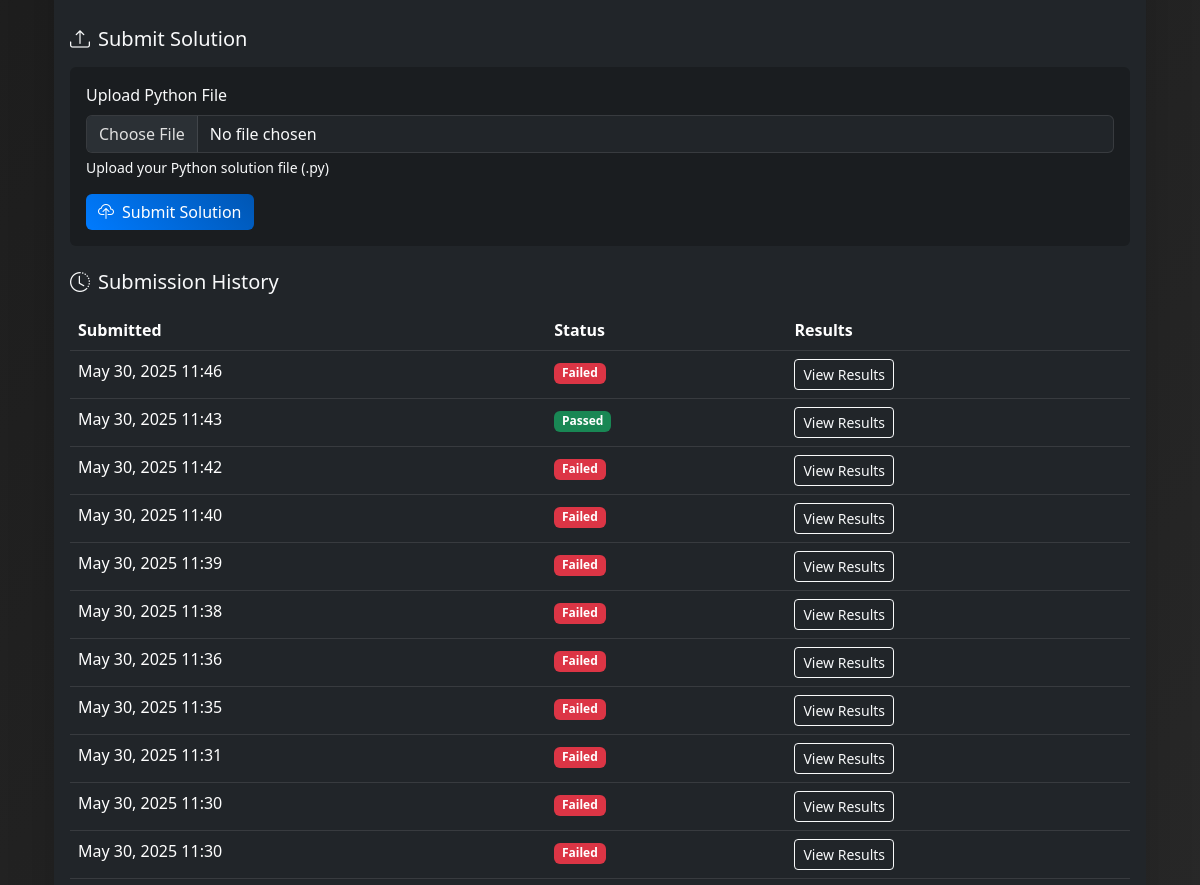
Page /tasks/2/ (middle part) on the earlier database version.
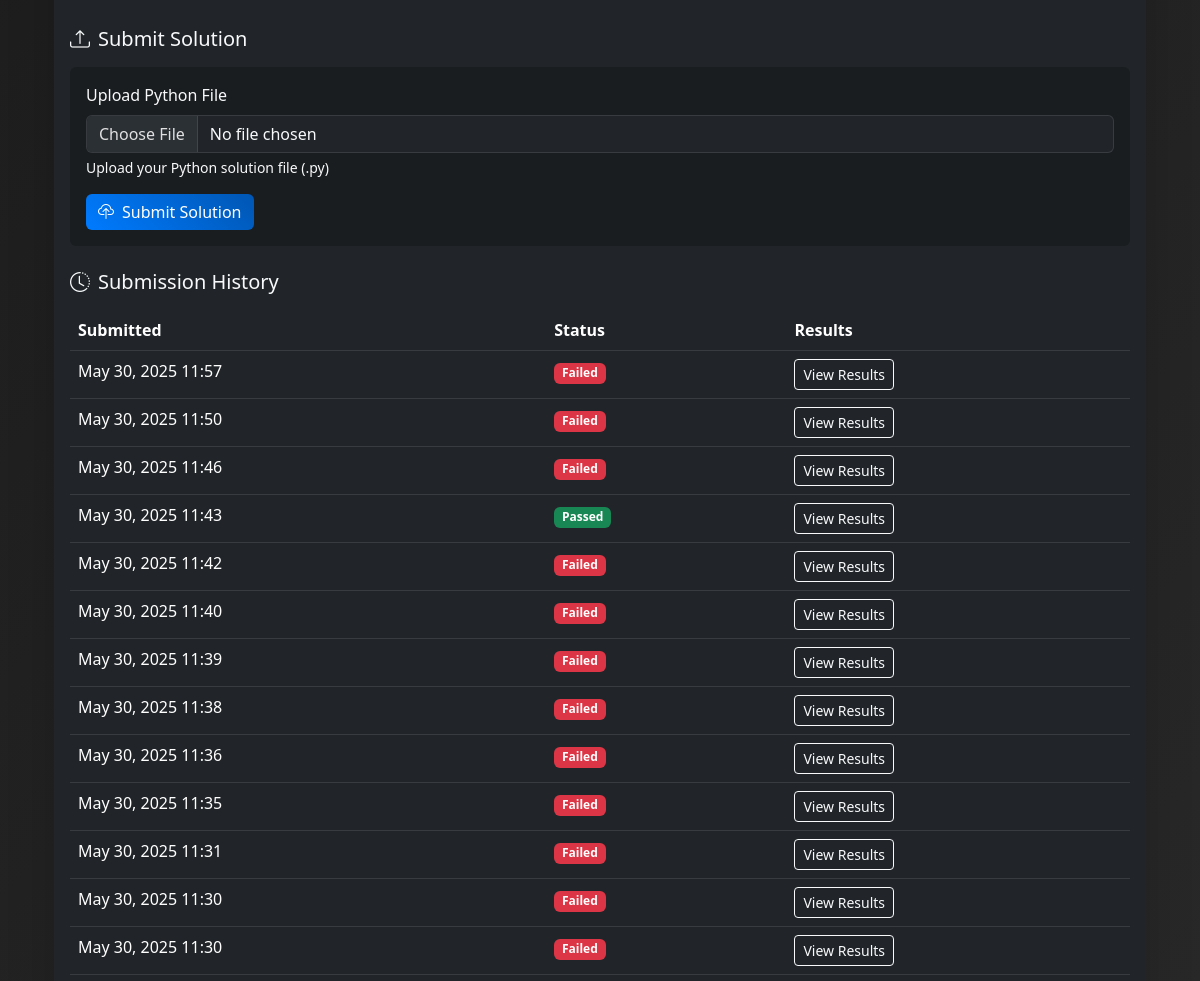
Same page on the later database version.
### tasks/models.py (models this page shows, shortened)
class Solution(models.Model):
    task = models.ForeignKey(Task, on_delete=models.CASCADE, related_name='solutions')
    code_file = models.FileField(upload_to='solutions/')
    submitted_at = models.DateTimeField(auto_now_add=True)
    status = models.CharField(max_length=20, default='pending',
                            choices=[('pending', 'Pending'),
                                   ('running', 'Running'),
                                   ('passed', 'Passed'),
                                   ('failed', 'Failed')])
    test_results = models.JSONField(default=dict, null=True, blank=True)

### tasks/views.py (the view, shortened to what this page needs)
# urls.py: path('<int:task_id>/', views.task_detail, name='task_detail'),
def task_detail(request, task_id):
    task = get_object_or_404(Task, id=task_id)
    solutions = task.solutions.all().order_by('-submitted_at')
    return render(request, 'tasks/task_detail.html', {
        'task': task,
        'solutions': solutions
    })

### tasks/templates/tasks/task_detail.html (shortened to what this page needs)
{% extends 'tasks/base.html' %}
{% block content %}
<div class="container mt-4 animate__animated animate__fadeIn">
    <div class="card bg-dark text-light border-0 shadow-lg">
        <div class="card-body">
            <div class="mb-4">
                <h5 class="mb-3"><i class="bi bi-upload me-2"></i>Submit Solution</h5>
                <form method="post" enctype="multipart/form-data" class="bg-dark-subtle p-3 rounded">
                    <div class="mb-3">
                        <label for="code_file" class="form-label">Upload Python File</label>
                        <input type="file" class="form-control bg-dark text-light" id="code_file" name="code_file" accept=".py" required>
                        <div class="form-text text-light-emphasis">Upload your Python solution file (.py)</div>
                    </div>
                    <button type="submit" class="btn btn-primary">
                        <i class="bi bi-cloud-upload me-2"></i>Submit Solution
                    </button>
                </form>
            </div>
            {% if solutions %}
            <div class="mb-4">
                <h5 class="mb-3"><i class="bi bi-clock-history me-2"></i>Submission History</h5>
                <div class="table-responsive">
                    <table class="table table-dark table-hover">
                        <thead>
                            <tr>
                                <th>Submitted</th>
                                <th>Status</th>
                                <th>Results</th>
                            </tr>
                        </thead>
                        <tbody>
                            {% for solution in solutions %}
                            <tr>
                                <td>{{ solution.submitted_at|date:"F j, Y H:i" }}</td>
                                <td>
                                    {% if solution.status == 'pending' %}
                                        <span class="badge bg-warning">Pending</span>
                                    {% elif solution.status == 'passed' %}
                                        <span class="badge bg-success">Passed</span>
                                    {% elif solution.status == 'failed' %}
                                        <span class="badge bg-danger">Failed</span>
                                    {% endif %}
                                </td>
                                <td>
                                    {% if solution.test_results %}
                                        <button class="btn btn-sm btn-outline-light" type="button" data-bs-toggle="collapse" data-bs-target="#results-{{ solution.id }}">
                                            View Results
                                        </button>
                                    {% else %}
                                        -
                                    {% endif %}
                                </td>
                            </tr>
                            {% endfor %}
                        </tbody>
                    </table>
                </div>
            </div>
            {% endif %}
        </div>
    </div>
</div>
{% endblock %}

Differences in the rows shown:
added Solution: submitted_at "May 30, 2025 11:57", status "Failed"
added Solution: submitted_at "May 30, 2025 11:50", status "Failed"
